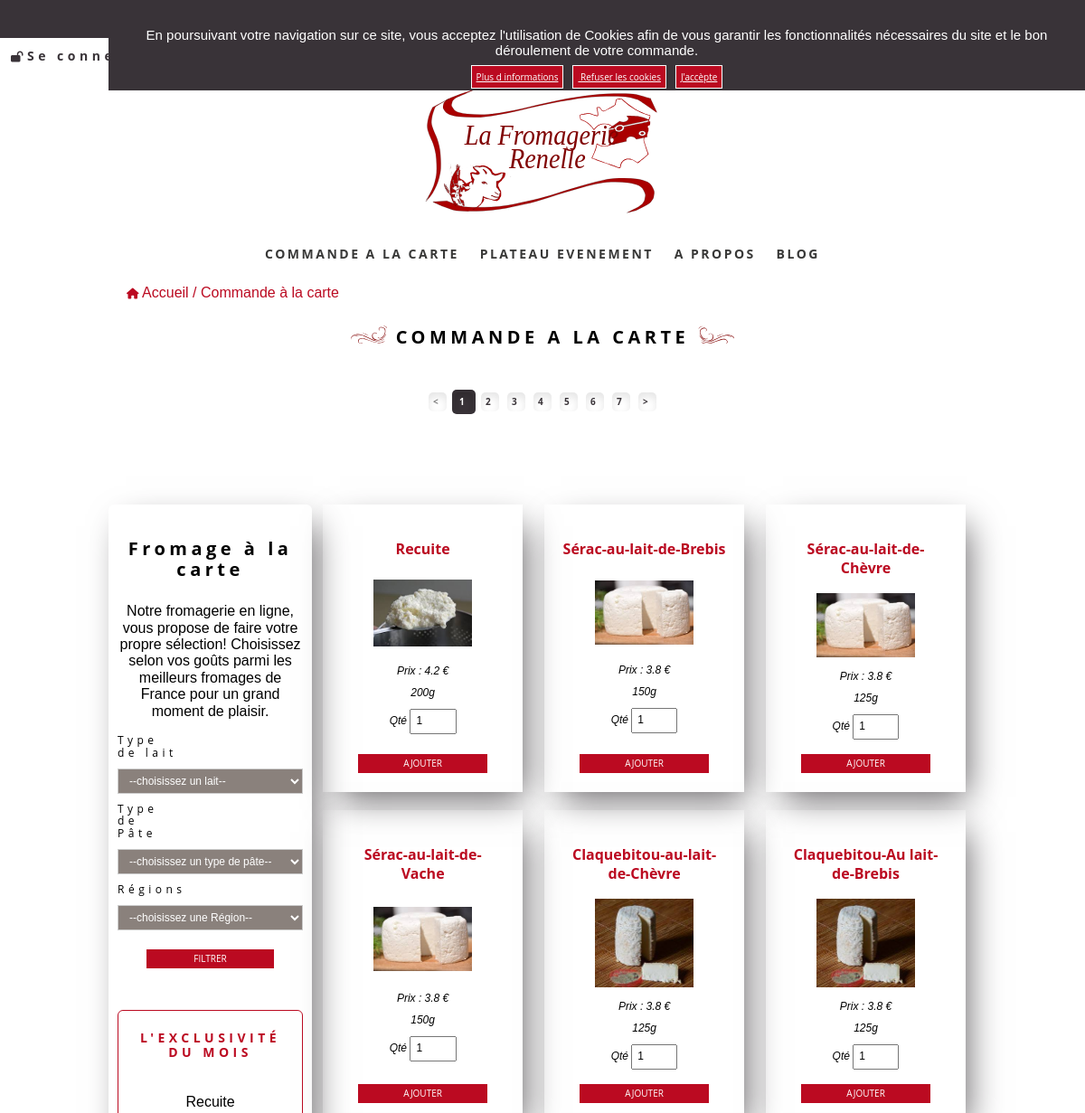
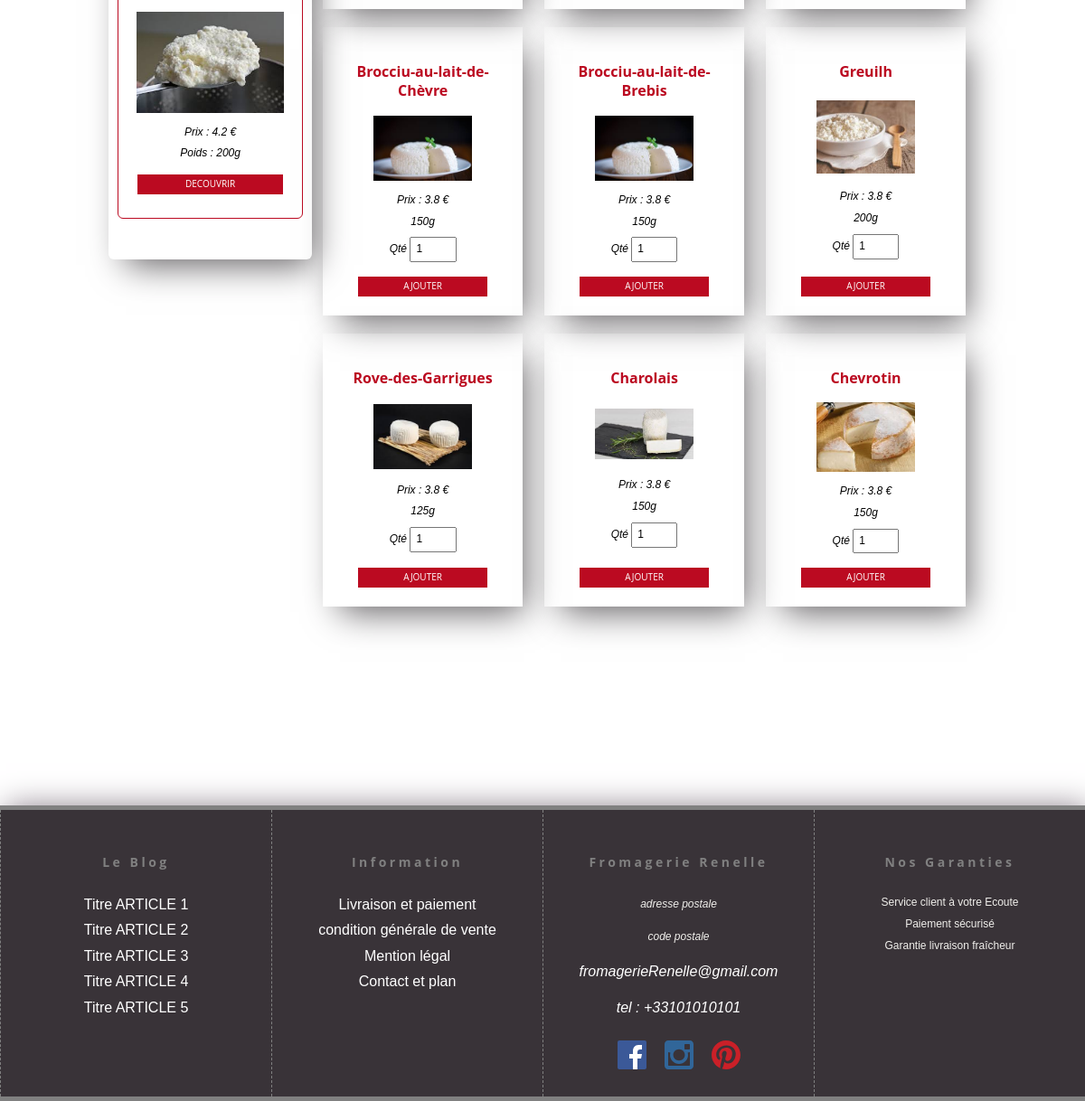
/index.php?controller=product&action=index, run on the app's committed database (2 pictures, top to bottom).
### tables this page shows
CREATE TABLE `product` (
  `id` int(11) NOT NULL,
  `name` varchar(255) NOT NULL,
  `description` text NOT NULL,
  `picture` varchar(255) DEFAULT NULL,
  `id_milk` int(11) NOT NULL,
  `id_dough` int(11) NOT NULL,
  `id_shape` int(11) NOT NULL,
  `id_knife` int(11) NOT NULL,
  `id_region` int(11) NOT NULL,
  `id_wine1` int(11) DEFAULT NULL,
  `id_wine2` int(11) DEFAULT NULL,
  `quantityInStock` tinyint(4) NOT NULL,
  `weight` int(255) NOT NULL,
  `buyPrice` double NOT NULL,
  `salePrice` double NOT NULL,
  `exclusivity` int(11) NOT NULL,
  `conseil_degustation` text
);

CREATE TABLE `weights` (
  `id` int(11) NOT NULL,
  `name` varchar(255) NOT NULL
);

### utilities/Controller.php (called while the page is built, shortened)
<?php
abstract class Controller
{
    public function renderView(string $view, array $params = [])
    {
        include 'views/layout.phtml';
    }
}

### controllers/ProductController.php (called while the page is built, shortened)
<?php
class ProductController extends Controller
{
    public function index()
{
    $esclusivite = new Product();
    $esclusivite = $esclusivite->GetExclusivite();
    $doughs = new Dough();
    $doughs = $doughs->getAll();
    $regions = new Region();
    $regions = $regions->getAll();
    $milks = new Milk();
    $milks = $milks->getAll();
    $trays=new Tray();
    $trays=$trays->getAll();
    $p = new Product();
    $p=$p->getNbrProduit();
    $nbrProduct=$p[0]['nbr'];
    if(isset($_GET['page']) && !empty($_GET['page'])){
        $currentPage = (int) strip_tags(htmlspecialchars($_GET['page']));
    }else{
        $currentPage = 1;
    }
    $parPage = 12;
    $pages = ceil($nbrProduct / $parPage);
    $premier = ($currentPage * $parPage) - $parPage;
    $products=new Product();
    $products= $products->getAll($premier,$parPage);
    $this->renderView('home_product',
        [
            'products' => $products,
            'esclusivite' => $esclusivite,
            'doughs' => $doughs,
            'milks' => $milks,
            'regions' => $regions,
            'trays'=>$trays,
            'pages'=>$pages,
            'currentPage'=>$currentPage
        ]
    );
}
}

### utilities/Database.php (called while the page is built, shortened)
<?php
class Database
{
    private $cnx;
    public function __construct()
    {
        try {
            $this->cnx = new PDO(
                "mysql:host=" . DATABASE['host'] . ";dbname=" . DATABASE['dbname'] . ";charset=utf8",
                DATABASE['user'],
                DATABASE['password']
            );
        } catch (PDOException $exception)
        {
            die($exception->getMessage());
        }
    }
    public function __destruct()
    {
        $this->cnx = null;
    }
    public function query(string $sql, array $criteria = array())
    {
        $query = $this->cnx->prepare($sql);
        $query->execute($criteria);
        return $query->fetchAll(PDO::FETCH_ASSOC);
    }
    public function queryOne(string $sql, array $criteria = array())
    {
        $query = $this->cnx->prepare($sql);
        $query->execute($criteria);
        return $query->fetch(PDO::FETCH_ASSOC);
    }
     public function queryPage(string $sql,array $criteria= [])
    {
        if(isset($_GET['page']) && !empty($_GET['page'])){
            $currentPage =(int) strip_tags($_GET['page']);
        }else{
            $currentPage =1;
        }
        $parPage =12;
        $premier = ($currentPage * $parPage) - $parPage;
        $query = $this->cnx->prepare($sql);
        $query->bindValue(':premier',$premier,PDO::PARAM_INT);
        $query->bindValue(':parpage',$parPage ,PDO::PARAM_INT);
        if(empty($criteria))
        $query->execute();
        else
         $query->execute($criteria);
        return $query->fetchAll(PDO::FETCH_ASSOC);
    }
}

### models/Product.php (called while the page is built, shortened)
<?php
class Product
{
    public function getAll()
    {
        $cnx = new Database();
        $db=$cnx->queryPage('SELECT product.id,product.name,product.description,product.picture,product.id_milk,product.id_dough,product.id_region,product.id_knife,product.id_shape,product.id_wine1,product.id_wine2,quantityInStock,`weight`,weights.name as weightName,salePrice,buyPrice,exclusivity,conseil_degustation,milk.name as milkName, dough.name as doughName, region.name as regionName, region.picture as regionPicture, shape.name as shapeName, shape.picture as shapePicture , knife.name as knifeName , knife.picture as knifePicture
        FROM product
        INNER JOIN milk ON product.id_milk=milk.id
        INNER JOIN dough ON product.id_dough=dough.id
        INNER JOIN region ON product.id_region=region.id
        INNER JOIN knife ON product.id_knife=knife.id
        INNER JOIN shape ON product.id_shape=shape.id
        INNER JOIN `weights` ON product.weight=weights.id
        WHERE quantityInStock >0
        LIMIT :premier, :parpage');
        return $db;
    }
    public function getNbrProduit()
    {
    $cnx = new Database();
    $db = $cnx->query('SELECT COUNT(*)as nbr FROM product WHERE quantityInStock > 0');
    return $db;
    }
    public function GetExclusivite()
    {
        $cnx = new Database();
        $db = $cnx->queryOne('SELECT product.id,product.name,weights.name as weightName,product.description,product.picture,product.id_milk,product.id_dough,product.id_region,product.id_knife,product.id_shape,product.id_wine1,product.id_wine2,quantityInStock,salePrice,buyPrice,exclusivity,conseil_degustation
        FROM `product`
        INNER JOIN `weights` ON product.weight=weights.id
        WHERE exclusivity=1 AND quantityInStock > 0');
        return $db;
    }
}

### utilities/Autoload.php (called while the page is built, shortened)
<?php
spl_autoload_register(function ($class) {
    $sources  = [
        "controllers/$class.php",
        "controllers/admin/$class.php",
        "models/$class.php",
        "utilities/$class.php",
    ];
    foreach ($sources as $source) {
        if (file_exists($source)) {
            $test = true;
        }
    }
});

### views/home_product.phtml (the view, shortened to what this page needs)
<p class="lien"><a href="index.php?controller=home&action=index" title="retour à l'accueil"><i class="fa fa-home"></i> Accueil /</a><a href="index.php?controller=product&action=index" title="accueil produit"> Commande à la carte</a></p>
<h2 class="signe"><img src="assets/img/logo/signeG.svg" alt="signeG"><span> COMMANDE A LA CARTE <img src="assets/img/logo/signeD.svg" alt="signeD"></span></h2>
<nav class="pagination">
  <ul>
    <li class="page-item <?= ($currentPage == 1) ? "disabled" : "" ?>">
      <a href="index.php?controller=product&action=index&page=<?= intval($currentPage - 1) ?>" class="page-link">
        &lt;</a>
    </li> <?php for ($page = 1; $page <= $pages; $page++) : ?>
      <li class="page-item <?= ($currentPage == $page) ? "active" : "" ?>">
        <a href="index.php?controller=product&action=index&page=<?= intval($page) ?>" class="page-link"><?= $page ?></a>
      </li>
    <?php endfor ?>
    <li class="page-item <?= ($currentPage == $pages) ? "disabled" : "" ?>">
      <a href="index.php?controller=product&action=index&page=<?= intval($currentPage + 1) ?>" class="page-link">&gt;</a>
    </li>
  </ul>
</nav>
<div class=" comande-en-ligne">
  <?php include 'bar_select.phtml' ?>
  <div class="flex-r page-produit" id="sectionarticle">
    <?php foreach ($products as $product) : ?>
      <section class="produit_Article accueil-commande" data-type="<?= htmlspecialchars($product['id_milk']) ?>">
        <form  method="post" class="basket show">
          <h3><a href="index.php?controller=product&action=show&id=<?= intval($product['id']); ?>" title="detail du produit">
              <?= htmlspecialchars($product['name']); ?></a></h3>
          <img class="" src="assets/img/produit/<?= htmlspecialchars($product['picture']); ?>" alt="<?= htmlspecialchars($product['picture']); ?>">
          <div class="prix">
            <ul>
              <li><i class="salePrice"> Prix : <?= $product['salePrice']; ?> €</i></li>
              <li><i> <?= $product['weightName']; ?></i></li>
              <li>
                <i> Qté </i>
                <input name="quantite" class="quantite" type="number" min="1" max="<?= htmlspecialchars($product['quantityInStock']) ?>" value="1" required>
              </li>
            </ul>
          </div>
          <button class="btn button_ajout" type="submit">AJOUTER</button>
        </form>
      </section>
    <?php endforeach; ?>
  </div>
</div>

### views/bar_select.phtml (shortened to what this page needs)
<aside class="bar-select generic">
  <h2>Fromage à la carte</h2>
  <p>Notre fromagerie en ligne, vous propose de faire votre propre sélection! Choisissez selon vos goûts parmi les meilleurs fromages de France pour un grand moment de plaisir.</p>
  <form method="POST" action="index.php?controller=product&action=select" class="select">
    <div class="flex-c">
      <label for="milk-select">Type de lait</label>
      <select name="milk" id="milk-select" class="select-style">
        <option value="">--choisissez un lait--</option>
      </select>
    </div>
    <div class="flex-c">
      <label for="dough-select">Type de Pâte</label>
      <select name="dough" id="dough-select" class="select-style">
        <option value="">--choisissez un type de pâte--</option>
      </select>
    </div>
    <div class="flex-c">
      <label for="region-select">Régions</label>
      <select name="region" id="region-select" class="select-style">
        <option value="">--choisissez une Région--</option>
      </select>
      <button type="submit" class="btn">FILTRER</button>
    </div>
  </form>
  <div class="flex-cc exclusivite">
    <h2>L'Exclusivité du mois</h2>
    <p><?= htmlspecialchars($esclusivite['name']); ?></p>
    <img class="img-home" src="assets/img/produit/<?= htmlspecialchars($esclusivite['picture']); ?>" alt="<?= htmlspecialchars($esclusivite['picture']); ?>">
    <div class="prix">
      <ul>
        <li><i> Prix : <?= htmlspecialchars($esclusivite['salePrice']); ?> € </i></li>
        <li><i> Poids : <?= htmlspecialchars($esclusivite['weightName']); ?></i></li>
      </ul>
    </div>
    <a class="btn" href="index.php?controleur=product&action=show&id=<?= intval($esclusivite['id']); ?>" title="decouverte du produit esclusivite">DECOUVRIR</a>
  </div>
</aside>

### data on the page
product: name "Recuite", picture (picture), salePrice "4.2", weight.name "200g"
product: name "Sérac-au-lait-de-Brebis", picture (picture), salePrice "3.8", weight.name "150g"
product: name "Sérac-au-lait-de- Chèvre", picture (picture), salePrice "3.8", weight.name "125g"
product: name "Sérac-au-lait-de- Vache", picture (picture), salePrice "3.8", weight.name "150g"
product: name "Claquebitou-au-lait-de-Chèvre", picture (picture), salePrice "3.8", weight.name "125g"
product: name "Claquebitou-Au lait-de-Brebis", picture (picture), salePrice "3.8", weight.name "125g"
product: name "Brocciu-au-lait-de-Chèvre", picture (picture), salePrice "3.8", weight.name "150g"
product: name "Brocciu-au-lait-de-Brebis", picture (picture), salePrice "3.8", weight.name "150g"
product: name "Greuilh", picture (picture), salePrice "3.8", weight.name "200g"
product: name "Rove-des-Garrigues", picture (picture), salePrice "3.8", weight.name "125g"
product: name "Charolais", picture (picture), salePrice "3.8", weight.name "150g"
product: name "Chevrotin", picture (picture), salePrice "3.8", weight.name "150g"
